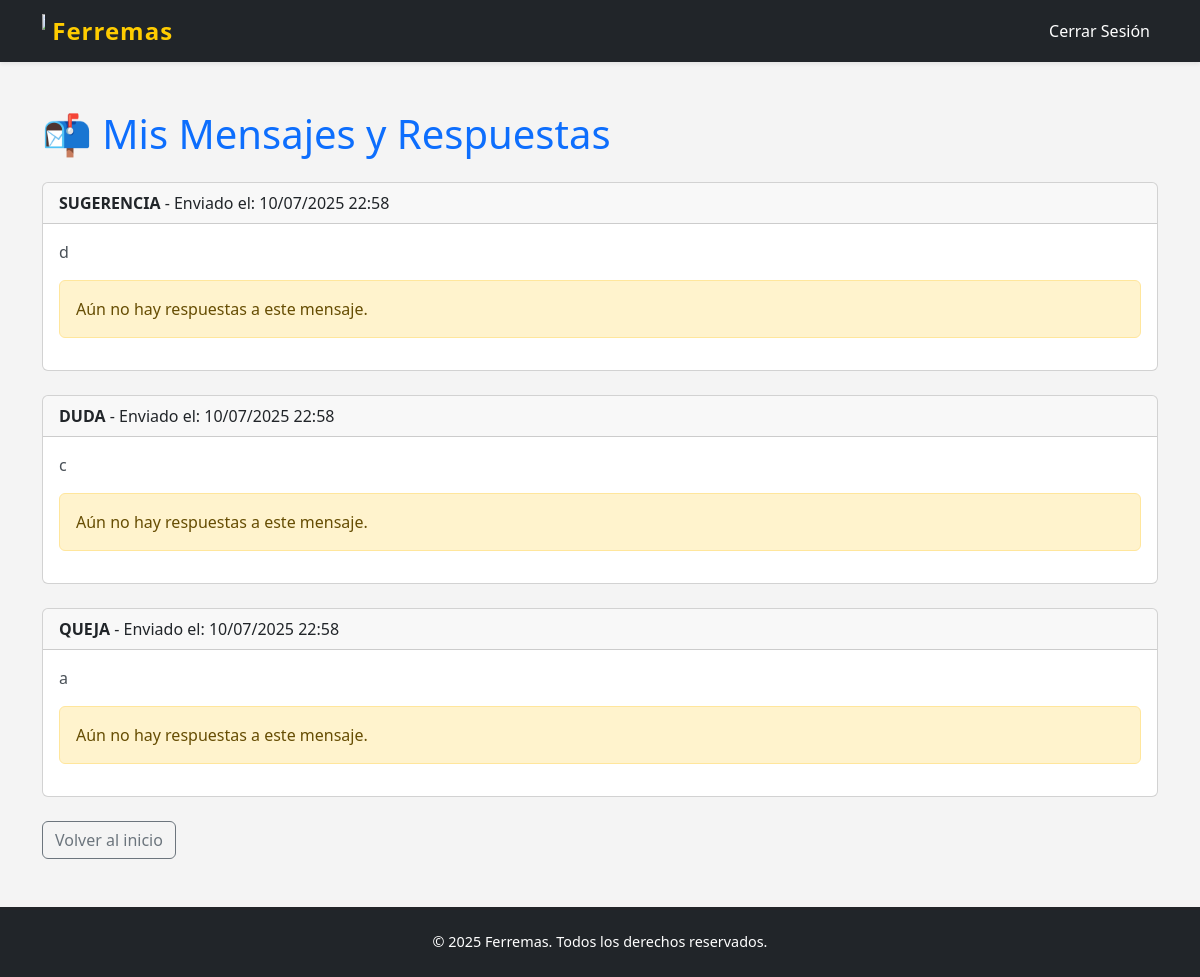
The page /api/mis-respuestas/ (signed in) on the database as committed earlier.
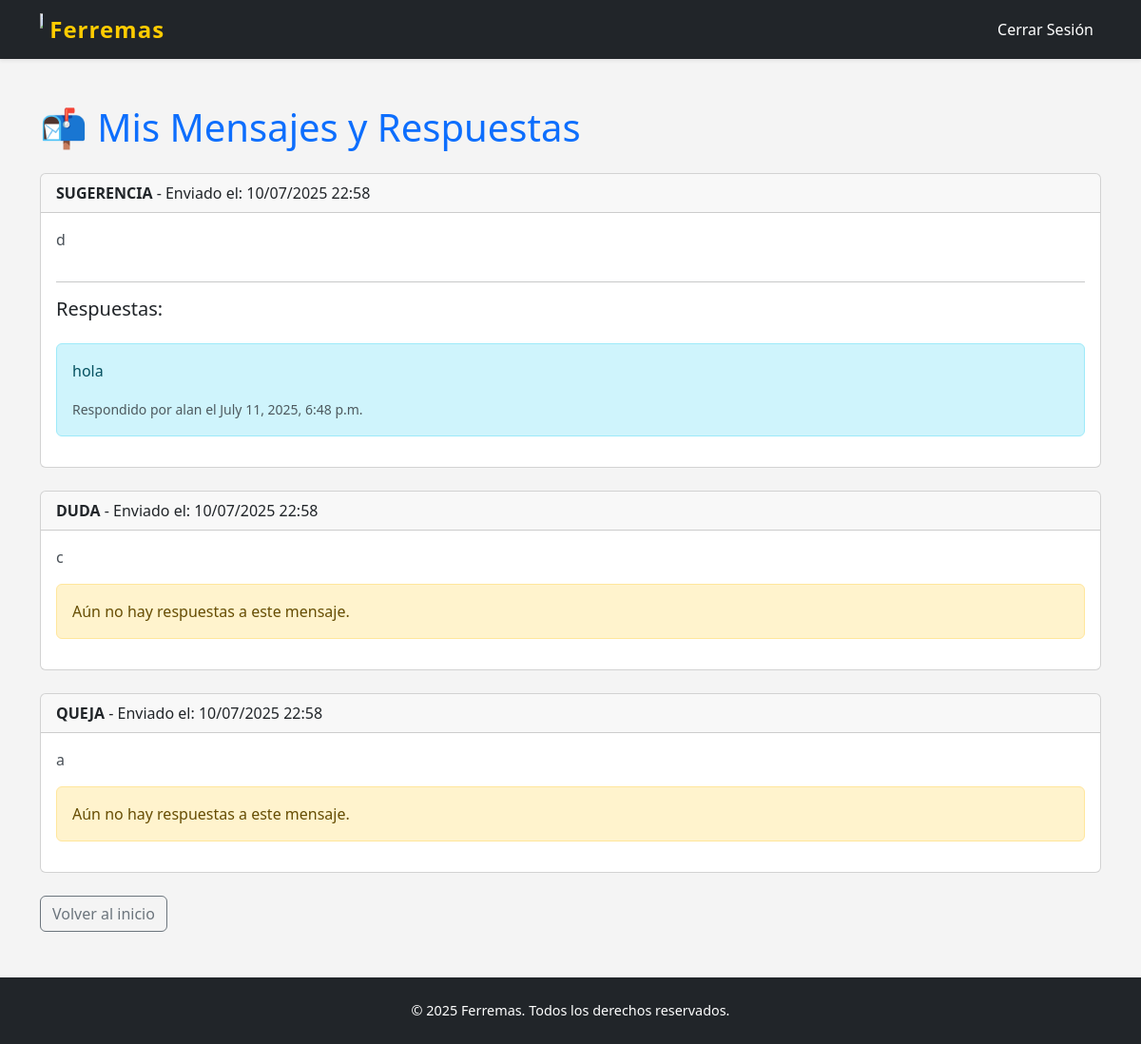
The same page on the database as committed later.
### ferremas/models.py (models this page shows, shortened)
class MensajeContacto(models.Model):
    TIPO_MENSAJE = [
        ('duda', 'Duda'),
        ('queja', 'Queja'),
        ('sugerencia', 'Sugerencia'),
    ]
    usuario = models.ForeignKey(User, on_delete=models.CASCADE)
    tipo = models.CharField(max_length=20, choices=TIPO_MENSAJE, default='duda')
    mensaje = models.TextField()
    fecha_envio = models.DateTimeField(auto_now_add=True)
    respondido = models.BooleanField(default=False)  # Asegúrate de tener este campo

class RespuestaMensaje(models.Model):
    mensaje_original = models.ForeignKey(MensajeContacto, on_delete=models.CASCADE, related_name='respuestas')
    administrador = models.ForeignKey(User, on_delete=models.CASCADE)
    respuesta = models.TextField()
    fecha_respuesta = models.DateTimeField(auto_now_add=True)

### ferremas/views.py (the view)
# urls.py: path('mis-respuestas/', views.ver_respuestas_usuario, name='ver_respuestas_usuario'),
@login_required
def ver_respuestas_usuario(request):
    mensajes = MensajeContacto.objects.filter(usuario=request.user).order_by('-fecha_envio')
    return render(request, 'ferremas/ver_respuestas_usuario.html', {'mensajes': mensajes})

### ferremas/templates/ferremas/ver_respuestas_usuario.html (shortened to what this page needs)
{% load static %}
<!DOCTYPE html>
<html lang="es">
<head>
    <link href="https://cdn.jsdelivr.net/npm/bootstrap@5.3.3/dist/css/bootstrap.min.css" rel="stylesheet">
    <link href="{% static 'css/inicio.css' %}" rel="stylesheet">
</head>
<body class="d-flex flex-column min-vh-100">
    <nav class="navbar navbar-expand-lg navbar-dark bg-dark shadow-sm">
        <div class="container">
            <a class="navbar-brand fw-bold text-warning" href="{% url 'inicio' %}">
                <img src="{% static 'ferremas/logo.png' %}" alt="Ferremas" width="3" height="30"
                    class="d-inline-block align-text-top">
                Ferremas
            </a>
            <div class="collapse navbar-collapse" id="navbarNav">
                <ul class="navbar-nav ms-auto">
                    <li class="nav-item">
                        <a class="nav-link" href="{% url 'logout' %}">Cerrar Sesión</a>
                    </li>
                </ul>
            </div>
        </div>
    </nav>
    <main class="flex-grow-1">
        <div class="container py-5">
            <h1 class="mb-4 text-primary">📬 Mis Mensajes y Respuestas</h1>
            {% if mensajes %}
            {% for mensaje in mensajes %}
            <div class="card mb-4">
                <div class="card-header">
                    <strong>{{ mensaje.get_tipo_display|upper }}</strong> -
        Enviado el: {{ mensaje.fecha_envio|date:"d/m/Y H:i" }}
                </div>
                <div class="card-body">
                    <p class="card-text">{{ mensaje.mensaje }}</p>
                    {% if mensaje.respuestas.all %}
                    <hr>
                    <h5>Respuestas:</h5>
                    {% for respuesta in mensaje.respuestas.all %}
                    <div class="alert alert-info mt-3">
                        <p>{{ respuesta.respuesta }}</p>
                        <small class="text-muted">
                            Respondido por {{ respuesta.administrador.username }}
                            el {{ respuesta.fecha_respuesta }}
                        </small>
                    </div>
                    {% endfor %}
                    {% else %}
                    <div class="alert alert-warning">
                        Aún no hay respuestas a este mensaje.
                    </div>
                    {% endif %}
                </div>
            </div>
            {% endfor %}
            {% else %}
            <div class="alert alert-info">No has enviado ningún mensaje aún.</div>
            {% endif %}
            <a href="{% url 'inicio' %}" class="btn btn-outline-secondary">Volver al inicio</a>
        </div>
    </main>
    <footer class="bg-dark text-white text-center py-4 mt-auto">
        <div class="container">
            <p class="mb-0">&copy; 2025 Ferremas. Todos los derechos reservados.</p>
        </div>
    </footer>
</body>
</html>

Rows that differ between the two databases and show on the page:
changed MensajeContacto "SUGERENCIA": text "Aún no hay respuestas a este mensaje." → "Respuestas:"
added RespuestaMensaje: respuesta "hola", administrador.username "alan", fecha_respuesta "July 11, 2025, 6:48 p.m.", shown under MensajeContacto "SUGERENCIA"
